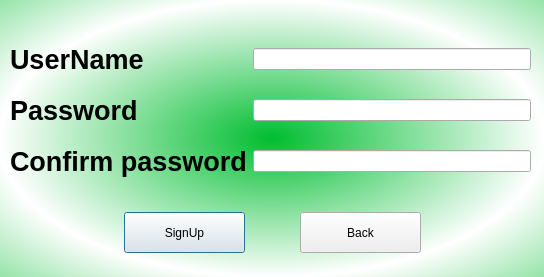
<?xml version="1.0" encoding="UTF-8"?>
<ui version="4.0">
 <class>Register</class>
 <widget class="QDialog" name="Register">
  <property name="geometry">
   <rect>
    <x>0</x>
    <y>0</y>
    <width>544</width>
    <height>277</height>
   </rect>
  </property>
  <property name="windowTitle">
   <string>Dialog</string>
  </property>
  <property name="styleSheet">
   <string notr="true">QDialog {
   
	background-color: qradialgradient(spread:reflect, cx:0.5, cy:0.5, radius:0.5, fx:0.5, fy:0.5, stop:0 rgba(0, 189, 48, 255), stop:1 rgba(255, 255, 255, 255));
}

</string>
  </property>
  <widget class="QPushButton" name="pushButton_SignUp">
   <property name="geometry">
    <rect>
     <x>124</x>
     <y>212</y>
     <width>121</width>
     <height>41</height>
    </rect>
   </property>
   <property name="styleSheet">
    <string notr="true">QPushButton_SignUp{
qlineargradient(spread:pad, x1:0, y1:1, x2:0, y2:0, stop:0 rgba(0, 0, 0, 255), stop:0.05 rgba(14, 8, 73, 255), stop:0.36 rgba(28, 17, 145, 255), stop:0.6 rgba(126, 14, 81, 255), stop:0.75 rgba(234, 11, 11, 255), stop:0.79 rgba(244, 70, 5, 255), stop:0.86 rgba(255, 136, 0, 255), stop:0.935 rgba(239, 236, 55, 255))
}</string>
   </property>
   <property name="text">
    <string>SignUp</string>
   </property>
  </widget>
  <widget class="QPushButton" name="pushButton_Back">
   <property name="geometry">
    <rect>
     <x>300</x>
     <y>212</y>
     <width>121</width>
     <height>41</height>
    </rect>
   </property>
   <property name="text">
    <string>Back</string>
   </property>
  </widget>
  <widget class="QWidget" name="layoutWidget">
   <property name="geometry">
    <rect>
     <x>10</x>
     <y>30</y>
     <width>521</width>
     <height>161</height>
    </rect>
   </property>
   <layout class="QGridLayout" name="gridLayout">
    <item row="0" column="0">
     <widget class="QLabel" name="label">
      <property name="font">
       <font>
        <pointsize>20</pointsize>
        <weight>75</weight>
        <bold>true</bold>
       </font>
      </property>
      <property name="text">
       <string>UserName</string>
      </property>
     </widget>
    </item>
    <item row="0" column="1">
     <widget class="QLineEdit" name="lineEdit_UserName_R"/>
    </item>
    <item row="1" column="0">
     <widget class="QLabel" name="label_2">
      <property name="font">
       <font>
        <pointsize>20</pointsize>
        <weight>75</weight>
        <bold>true</bold>
       </font>
      </property>
      <property name="text">
       <string>Password</string>
      </property>
     </widget>
    </item>
    <item row="1" column="1">
     <widget class="QLineEdit" name="lineEdit_Password_R"/>
    </item>
    <item row="2" column="0">
     <widget class="QLabel" name="label_3">
      <property name="font">
       <font>
        <pointsize>20</pointsize>
        <weight>75</weight>
        <bold>true</bold>
       </font>
      </property>
      <property name="text">
       <string>Confirm password</string>
      </property>
     </widget>
    </item>
    <item row="2" column="1">
     <widget class="QLineEdit" name="lineEdit_Confirm_pass_R"/>
    </item>
   </layout>
  </widget>
 </widget>
 <resources/>
 <connections/>
</ui>
